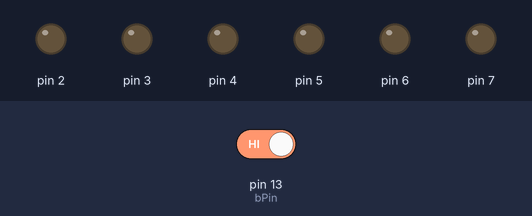
Simulated run of this sketch. Board: Arduino Uno, built with avr-gcc and run on an emulated ATmega328P. Parts: output pins drawn as LEDs (lit = HIGH). Dashed ring = blinking. The inputs (shaded band) are chosen by the test bench; at power-on: pin 13 (bPin) HIGH.

Above: at 1.8 s.
1.9 s: pin 13 (bPin) driven LOW
At 2.3 s:
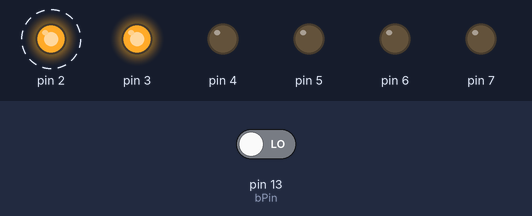
At 4.4 s:
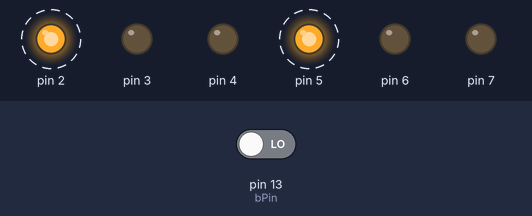
10.9 s: pin 13 (bPin) driven HIGH
At 11.9 s:
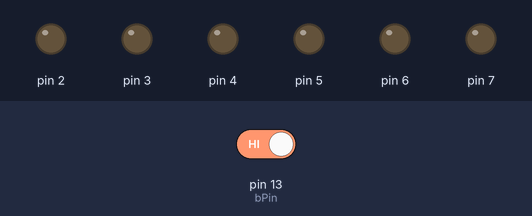
Timing chart, 0 to 13.9 s (numbered marks = the images above; inputs shaded):
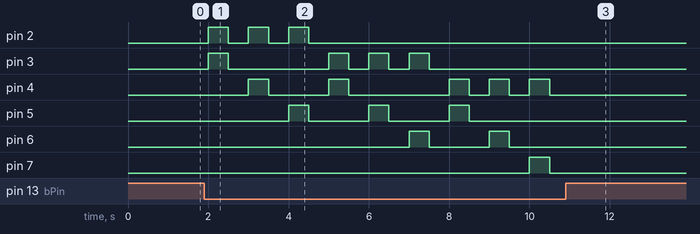

Measured:
- after the input at 1.9 s, pin 2: alternates HIGH for 0.50 s and LOW for 0.50 s, 6 changes in all, then stays LOW, starting after 0.10 s; pin 3: LOW → HIGH after 0.10 s, → LOW 0.50 s later, → HIGH 2.5 s later, → LOW 0.50 s later, … (8 changes in this stretch)
- after the input at 10.9 s, pin 2–5: stops changing and stays LOW; pin 6: stays LOW (without the input it goes to HIGH after 5.1 s)

The sketch:

button-v01.ino
```cpp
const int bPin=13;

int bState = 0;

void setup() {
  // put your setup code here, to run once:
  for ( int i=2;i<=7;i++)
  pinMode(i,OUTPUT);
  pinMode(bPin,INPUT);
}

void loop() {
  // put your main code here, to run repeatedly:
  bState=digitalRead(bPin);

  if (bState== LOW)
  {
    style01();
  }
  else

  {
    style02();
  }

}


void style01(void)
{
  unsigned m,n;
  for (m=2;m<=4;m++)
  {
    for (n=1;n<=3;n++)
    {
      digitalWrite(m,HIGH);
      digitalWrite(m+n,HIGH);
      delay(500);
      digitalWrite(m,LOW);
      digitalWrite(m+n,LOW);
      delay(500);
    }
  }
}

void style02(void)
{
  unsigned char k;
  for (k=2;k<=7;k++)
  digitalWrite(k,LOW);
  delay(500);
}
```
